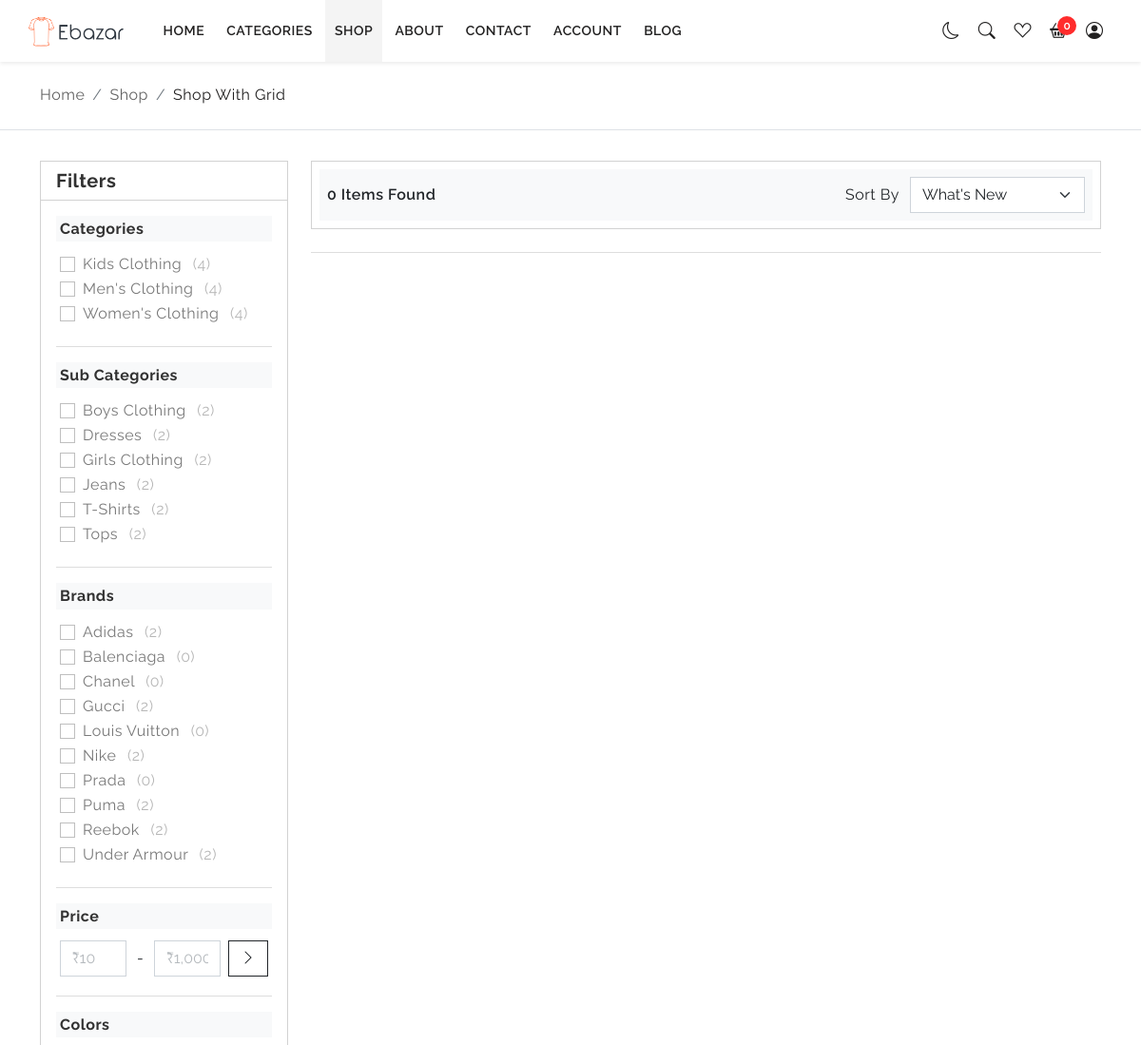
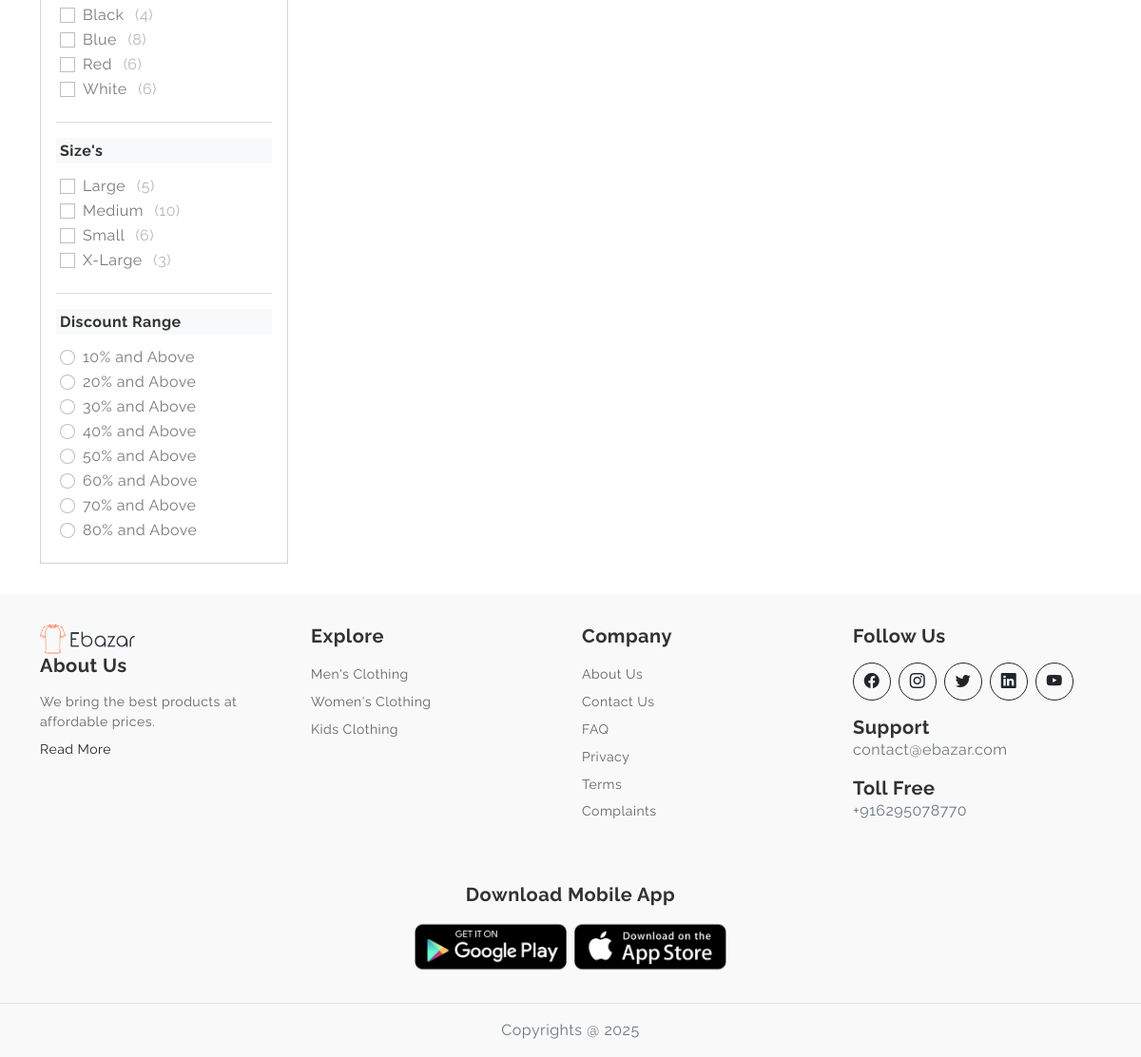
The app's page /shop-grid.php with its own data (2 pictures, top to bottom).
### tables this page shows
CREATE TABLE `companies` (
  `company_id` int(11) NOT NULL,
  `title` varchar(255) DEFAULT NULL,
  `logo` varchar(255) DEFAULT NULL,
  `phone_number` varchar(20) DEFAULT NULL,
  `email` varchar(255) DEFAULT NULL,
  `website` varchar(255) DEFAULT NULL,
  `address` text DEFAULT NULL,
  `facebook_link` varchar(255) DEFAULT NULL,
  `instagram_link` varchar(255) DEFAULT NULL,
  `twitter_link` varchar(255) DEFAULT NULL,
  `footer_text` text DEFAULT NULL,
  `about_company` text DEFAULT NULL,
  `linked_link` varchar(255) DEFAULT NULL,
  `youtube_link` varchar(255) DEFAULT NULL
);

CREATE TABLE `main_category` (
  `cid` int(11) NOT NULL,
  `main_category_name` varchar(255) NOT NULL,
  `main_category_url` varchar(255) NOT NULL,
  `main_category_image` varchar(255) DEFAULT NULL
);

CREATE TABLE `sub_category` (
  `sid` int(11) NOT NULL,
  `sub_category_name` varchar(255) NOT NULL,
  `sub_category_url` varchar(255) NOT NULL,
  `sub_category_image` varchar(255) NOT NULL,
  `cid` int(11) NOT NULL
);

CREATE TABLE `brands` (
  `brand_id` int(11) NOT NULL,
  `brand_name` varchar(255) NOT NULL,
  `brand_image` varchar(255) DEFAULT NULL,
  `brand_url` varchar(255) NOT NULL
);

CREATE TABLE `colour` (
  `cid` int(11) NOT NULL,
  `colour_name` varchar(255) NOT NULL
);

CREATE TABLE `size` (
  `sid` int(11) NOT NULL,
  `size_name` varchar(255) NOT NULL
);

### shop-grid.php (the view, shortened to what the rows shown need)
<?php
include 'front-config.php';
?>
<!doctype html>
<html lang="en">
<head>
  <?php
  include 'includes/style.php';
  ?>
</head>
<body>
  <?php
  include 'includes/headers.php';
  ?>
  <div class="page-content">
    <section class="section-padding">
      <div class="container">
        <div class="row">
          <div class="col-12 col-xl-3 filter-column">
            <nav class="navbar navbar-expand-xl flex-wrap p-0">
              <div class="offcanvas offcanvas-start" tabindex="-1" id="offcanvasNavbarFilter"
                aria-labelledby="offcanvasNavbarFilterLabel">
                <div class="offcanvas-body">
                  <div class="filter-sidebar">
                    <div class="card rounded-0">
                      <div class="card-body">
                        <div class="categories">
                          <?php
                          $mainCategories = [];
                          $sql = "SELECT m.cid, m.main_category_name, m.main_category_url, COUNT(p.product_id) AS product_count
                                  FROM main_category m
                                  LEFT JOIN product p ON m.cid = p.main_category_id
                                  GROUP BY m.cid
                                  ORDER BY m.main_category_name ASC";
                          $result = $conn->query($sql);
                          if ($result && $result->num_rows > 0) {
                            while ($row = $result->fetch_assoc()) {
                              $mainCategories[] = $row;
                            }
                          }
                          ?>
                          <div class="categories-wrapper height-0 p-1">
                            <?php foreach ($mainCategories as $category): ?>
                              <div class="form-check">
                                <input class="form-check-input" type="checkbox"
                                  value="<?php echo htmlspecialchars($category['cid']); ?>"
                                  id="chekCate<?php echo htmlspecialchars($category['cid']); ?>" <?php echo isset($_REQUEST['main_category_url']) && $_REQUEST['main_category_url'] == $category['main_category_url'] ? 'checked' : '' ?>>
                                <label class="form-check-label"
                                  for="chekCate<?php echo htmlspecialchars($category['cid']); ?>">
                                  <span><?php echo htmlspecialchars($category['main_category_name']); ?></span>
                                  <span class="product-number">(<?php echo $category['product_count']; ?>)</span>
                                </label>
                              </div>
                            <?php endforeach; ?>
                          </div>
                        </div>
                        <div class="sub-categories">
                          <?php
                          $subCategories = [];
                          $sql = "SELECT
                                      s.sid,
                                      s.sub_category_name,
                                      s.sub_category_url,
                                      COUNT(p.product_id) AS product_count
                                    FROM sub_category s
                                    LEFT JOIN product p ON s.sid = p.sub_category_id
                                    GROUP BY s.sid
                                    ORDER BY s.sub_category_name ASC";
                          $result = $conn->query($sql);
                          if ($result && $result->num_rows > 0) {
                            while ($row = $result->fetch_assoc()) {
                              $subCategories[] = $row;
                            }
                          }
                          ?>
                          <div class="categories-wrapper height-0 p-1">
                            <?php foreach ($subCategories as $subcat): ?>
                              <div class="form-check">
                                <input class="form-check-input" type="checkbox"
                                  value="<?php echo htmlspecialchars($subcat['sid']); ?>"
                                  id="chekSubCate<?php echo htmlspecialchars($subcat['sid']); ?>" <?php echo isset($_REQUEST['sub_category_url']) && $_REQUEST['sub_category_url'] == $subcat['sub_category_url'] ? 'checked' : '' ?>>
                                <label class="form-check-label"
                                  for="chekSubCate<?php echo htmlspecialchars($subcat['sid']); ?>">
                                  <span><?php echo htmlspecialchars($subcat['sub_category_name']); ?></span>
                                  <span class="product-number">(<?php echo $subcat['product_count']; ?>)</span>
                                </label>
                              </div>
                            <?php endforeach; ?>
                          </div>
                        </div>
                        <div class="brands">
                          <?php
                          $brandsList = [];
                          $sql = "SELECT
                                        b.brand_id,
                                        b.brand_name,
                                        COUNT(p.product_id) AS product_count
                                      FROM brands b
                                      LEFT JOIN product p ON b.brand_id = p.brand_id
                                      GROUP BY b.brand_id
                                      ORDER BY b.brand_name ASC";
                          $result = $conn->query($sql);
                          if ($result && $result->num_rows > 0) {
                            while ($row = $result->fetch_assoc()) {
                              $brandsList[] = $row;
                            }
                          }
                          ?>
                          <div class="brands-wrapper height-0 p-1">
                            <?php foreach ($brandsList as $brand): ?>
                              <div class="form-check">
                                <input class="form-check-input" type="checkbox"
                                  value="<?php echo htmlspecialchars($brand['brand_id']); ?>"
                                  id="chekBrand<?php echo htmlspecialchars($brand['brand_id']); ?>">
                                <label class="form-check-label"
                                  for="chekBrand<?php echo htmlspecialchars($brand['brand_id']); ?>">
                                  <span><?php echo htmlspecialchars($brand['brand_name']); ?></span>
                                  <span class="product-number">(<?php echo $brand['product_count']; ?>)</span>
                                </label>
                              </div>
                            <?php endforeach; ?>
                          </div>
                        </div>
                        <div class="colors">
                          <?php
                          $sql = "SELECT
                                      c.cid,
                                      c.colour_name,
                                      (SELECT COUNT(*)
                                      FROM product p
                                      WHERE FIND_IN_SET(c.cid, p.colour_ids)) AS product_count
                                    FROM colour c
                                    ORDER BY c.colour_name ASC";
                          $result = $conn->query($sql);
                          ?>
                          <div class="color-wrapper height-0 p-1">
                            <?php if ($result && $result->num_rows > 0): ?>
                              <?php while ($row = $result->fetch_assoc()): ?>
                                <div class="form-check">
                                  <input class="form-check-input" type="checkbox"
                                    value="<?php echo htmlspecialchars($row['cid']); ?>"
                                    id="chekColor<?php echo htmlspecialchars($row['cid']); ?>">
                                  <label class="form-check-label"
                                    for="chekColor<?php echo htmlspecialchars($row['cid']); ?>">
                                    <span><?php echo htmlspecialchars($row['colour_name']); ?></span>
                                    <span class="product-number">(<?php echo $row['product_count']; ?>)</span>
                                  </label>
                                </div>
                              <?php endwhile; ?>
                            <?php else: ?>
                              <p>No colors available.</p>
                            <?php endif; ?>
                          </div>
                        </div>
                        <div class="sizes">
                          <?php
                          $sql = "SELECT
                                      s.sid,
                                      s.size_name,
                                      (SELECT COUNT(DISTINCT p.product_id)
                                      FROM product p
                                      WHERE FIND_IN_SET(s.sid, p.size_ids)) AS product_count
                                    FROM size s
                                    ORDER BY s.size_name ASC";
                          $result = $conn->query($sql);
                          ?>
                          <div class="sizes-wrapper height-0 p-1">
                            <?php if ($result && $result->num_rows > 0): ?>
                              <?php while ($row = $result->fetch_assoc()): ?>
                                <div class="form-check">
                                  <input class="form-check-input" type="checkbox"
                                    value="<?php echo htmlspecialchars($row['sid']); ?>"
                                    id="chekSize<?php echo htmlspecialchars($row['sid']); ?>">
                                  <label class="form-check-label"
                                    for="chekSize<?php echo htmlspecialchars($row['sid']); ?>">
                                    <span><?php echo htmlspecialchars($row['size_name']); ?></span>
                                    <span class="product-number">(<?php echo $row['product_count']; ?>)</span>
                                  </label>
                                </div>
                              <?php endwhile; ?>
                            <?php else: ?>
                              <p>No sizes available.</p>
                            <?php endif; ?>
                          </div>
                        </div>
                      </div>
                    </div>
                  </div>
                </div>
              </div>
            </nav>
          </div>
        </div>
      </div>
  </div>
  <?php
  include 'includes/footers.php';
  ?>
</body>
</html>

### includes/headers.php (shortened to what the rows shown need)
<?php
include 'front-config.php';
include 'includes/style.php';
$companyQuery = "SELECT logo FROM companies WHERE company_id = 1";
$companyQueryresult = mysqli_query($conn, $companyQuery);
$company = mysqli_fetch_assoc($companyQueryresult);
$logoUrl = $company['logo'];
?>
<header class="top-header">
  <nav class="navbar navbar-expand-xl w-100 navbar-dark container gap-3">
    <a class="navbar-brand d-none d-xl-inline" href="index.php"><img
        src="backend/<?php echo htmlspecialchars($logoUrl); ?>" class="logo-img" alt="Company Logo">
    </a></a>
  </nav>
</header>

### includes/footers.php (shortened to what the rows shown need)
<?php
include 'front-config.php';
$companyQuery = "SELECT * FROM companies WHERE company_id = 1";
$companyQueryresult = mysqli_query($conn, $companyQuery);
$company = mysqli_fetch_assoc($companyQueryresult);
$logoUrl = $company['logo'];
$sql = "SELECT * FROM main_category";
$main_category_result = mysqli_query($conn, $sql);
?>
<section class="footer-section bg-section-2 section-padding">
  <div class="container">
    <div class="row row-cols-1 row-cols-lg-4 g-4">
      <div class="col">
        <div class="footer-widget-6">
          <img src="backend/<?php echo htmlspecialchars($logoUrl); ?>" class="logo-img" alt="Company Logo">
          <h5 class="mb-3 fw-bold">About Us</h5>
          <p class="mb-2"> <?php echo $company['about_company'] ?> </p>
          <a class="link-dark" href="javascript:;">Read More</a>
        </div>
      </div>
      <div class="col">
        <div class="footer-widget-7">
          <ul class="widget-link list-unstyled">
            <?php while ($category = mysqli_fetch_assoc($main_category_result)): ?>
              <li>
                <a href="shop-grid.php?main_category_url=<?php echo $category['main_category_url']; ?>" class="mb-2">
                  <?php echo htmlspecialchars($category['main_category_name']); ?>
                </a>
              </li>
            <?php endwhile; ?>
          </ul>
        </div>
      </div>
      <div class="col">
        <div class="footer-widget-9">
          <div class="mb-3 mt-3">
            <h5 class="mb-0 fw-bold">Support</h5>
            <p class="mb-0 text-muted"><?php echo $company['email']; ?></p>
          </div>
          <div class="">
            <h5 class="mb-0 fw-bold">Toll Free</h5>
            <p class="mb-0 text-muted"><?php echo $company['phone_number']; ?></p>
          </div>
        </div>
      </div>
    </div>
  </div>
</section>
<footer class="footer-strip text-center py-3 bg-section-2 border-top positon-absolute bottom-0">
  <p class="mb-0 text-muted"><?php echo $company['footer_text']; ?></p>
</footer>

### records on screen
companies: logo (picture), about_company "We bring the best products at affordable prices.", email "contact@ebazar.com", phone_number "+916295078770", footer_text "Copyrights @ 2025"
main_category: main_category_name "Kids Clothing", product_count "4"
main_category: main_category_name "Men's Clothing", product_count "4"
main_category: main_category_name "Women's Clothing", product_count "4"
sub_category: sub_category_name "Boys Clothing", product_count "2"
sub_category: sub_category_name "Dresses", product_count "2"
sub_category: sub_category_name "Girls Clothing", product_count "2"
sub_category: sub_category_name "Jeans", product_count "2"
sub_category: sub_category_name "T-Shirts", product_count "2"
sub_category: sub_category_name "Tops", product_count "2"
brands: brand_name "Adidas", product_count "2"
brands: brand_name "Balenciaga", product_count "0"
brands: brand_name "Chanel", product_count "0"
brands: brand_name "Gucci", product_count "2"
brands: brand_name "Louis Vuitton", product_count "0"
brands: brand_name "Nike", product_count "2"
brands: brand_name "Prada", product_count "0"
brands: brand_name "Puma", product_count "2"
brands: brand_name "Reebok", product_count "2"
brands: brand_name "Under Armour", product_count "2"
colour: colour_name "Black", product_count "4"
colour: colour_name "Blue", product_count "8"
colour: colour_name "Red", product_count "6"
colour: colour_name "White", product_count "6"
size: size_name "Large", product_count "5"
size: size_name "Medium", product_count "10"
size: size_name "Small", product_count "6"
size: size_name "X-Large", product_count "3"

### other values on screen
$cartCount "0"
$i "10"
$i "20"
$i "30"
$i "40"
$i "50"
$i "60"
$i "70"
$i "80"
